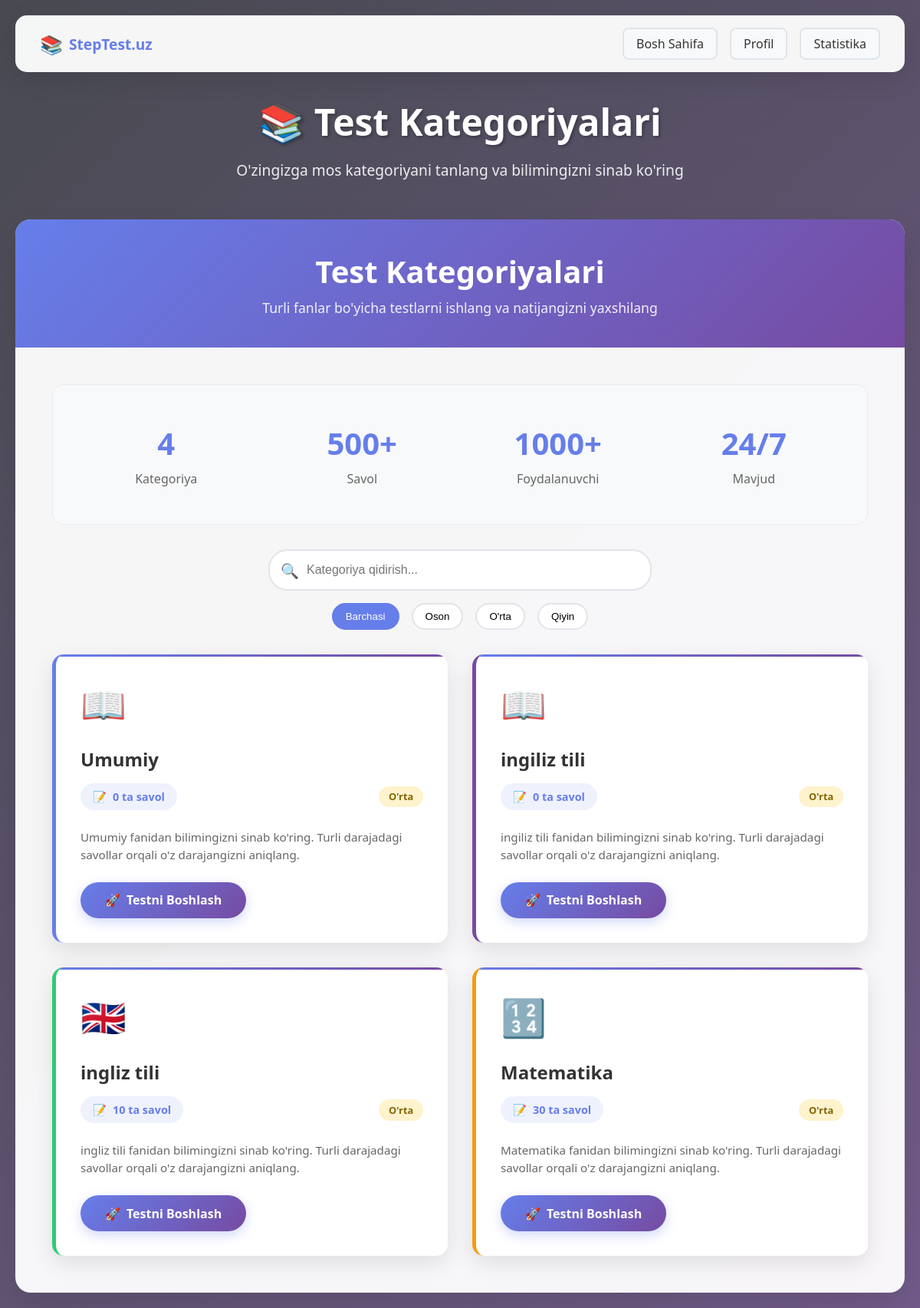
The page /testlar/ on the database its author committed.
### testy/models.py (models this page shows, shortened)
class TestCategory(models.Model):
    name = models.CharField(max_length=100)

### testy/views.py (the view)
# urls.py: path('testlar/', views.category_list, name='category_list'),
def category_list(request):
    categories = TestCategory.objects.annotate(
        question_count=Count('testquestion')
    )
    return render(request, 'tests/category_list.html', {'categories': categories})

### testy/templates/tests/category_list.html (shortened to what this page needs)
<!DOCTYPE html>
<html lang="uz">
<head>
</head>
<body>
    <div class="container">
        <nav class="navbar">
            <div class="logo">
                <span class="logo-icon">📚</span>
                <span class="logo-text">StepTest.uz</span>
            </div>
            <div class="nav-right">
                <a href="{% url 'home'%}" class="btn btn-secondary">Bosh Sahifa</a>
                <a href="{% url 'profile'%}" class="btn btn-secondary">Profil</a>
                <a href="{% url 'profile_stats'%}" class="btn btn-secondary">Statistika</a>
            </div>
        </nav>
        <div class="page-header">
            <h1 class="page-title">📚 Test Kategoriyalari</h1>
            <p class="page-subtitle">
                O'zingizga mos kategoriyani tanlang va bilimingizni sinab ko'ring
            </p>
        </div>
        <div class="categories-container">
            <div class="categories-header">
                <h2>Test Kategoriyalari</h2>
                <p>Turli fanlar bo'yicha testlarni ishlang va natijangizni yaxshilang</p>
            </div>
            <div class="categories-content">
                {% if categories %}
                    <div class="stats-section">
                        <div class="stats-grid">
                            <div class="stat-item">
                                <div class="stat-number">{{ categories|length }}</div>
                                <div class="stat-label">Kategoriya</div>
                            </div>
                            <div class="stat-item">
                                <div class="stat-number">500+</div>
                                <div class="stat-label">Savol</div>
                            </div>
                            <div class="stat-item">
                                <div class="stat-number">1000+</div>
                                <div class="stat-label">Foydalanuvchi</div>
                            </div>
                            <div class="stat-item">
                                <div class="stat-number">24/7</div>
                                <div class="stat-label">Mavjud</div>
                            </div>
                        </div>
                    </div>
                    <div class="search-section">
                        <div class="search-box">
                            <span class="search-icon">🔍</span>
                            <input type="text" class="search-input" placeholder="Kategoriya qidirish..." id="searchInput">
                        </div>
                        <div class="filter-buttons">
                            <button class="filter-btn active" data-filter="all">Barchasi</button>
                            <button class="filter-btn" data-filter="easy">Oson</button>
                            <button class="filter-btn" data-filter="medium">O'rta</button>
                            <button class="filter-btn" data-filter="hard">Qiyin</button>
                        </div>
                    </div>
                    <ul class="categories-grid">
                        {% for category in categories %}
                            <li class="category-card" data-category="{{ category.name|lower }}" data-difficulty="medium">
                                <a href="{% url 'start' category.id %}" class="category-link">
                                    <span class="category-icon"></span>
                                    <h3 class="category-name">{{ category.name }}</h3>
                                    <div class="category-info">
                                        <div class="question-count">
                                            <span>📝</span>
                                            <span>{{ category.question_count }} ta savol</span>
                                        </div>
                                        <div class="difficulty-badge difficulty-medium">O'rta</div>
                                    </div>
                                    <p class="category-description">
                                        {{ category.name }} fanidan bilimingizni sinab ko'ring.
                                        Turli darajadagi savollar orqali o'z darajangizni aniqlang.
                                    </p>
                                    <div class="start-button">
                                        <span>🚀</span>
                                        <span>Testni Boshlash</span>
                                    </div>
                                </a>
                            </li>
                        {% endfor %}
                    </ul>
                {% endif %}
            </div>
        </div>
    </div>
</body>
</html>

### rows shown on the page
TestCategory: name "Umumiy", question_count "0"
TestCategory: name "ingiliz tili", question_count "0"
TestCategory: name "ingliz tili", question_count "10"
TestCategory: name "Matematika", question_count "30"

### other values the page prints
{{ categories|length }} "4"
